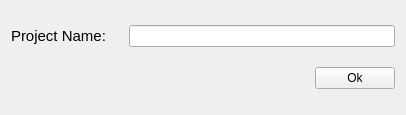
<?xml version="1.0" encoding="UTF-8"?>
<ui version="4.0">
 <class>NameForm</class>
 <widget class="QWidget" name="NameForm">
  <property name="geometry">
   <rect>
    <x>0</x>
    <y>0</y>
    <width>406</width>
    <height>115</height>
   </rect>
  </property>
  <property name="windowTitle">
   <string>Form</string>
  </property>
  <layout class="QVBoxLayout" name="verticalLayout">
   <item>
    <layout class="QHBoxLayout" name="horizontalLayout">
     <item>
      <layout class="QHBoxLayout" name="horizontalLayout_2">
       <item>
        <widget class="QLabel" name="nameLabel">
         <property name="font">
          <font>
           <pointsize>11</pointsize>
          </font>
         </property>
         <property name="text">
          <string>Project Name:    </string>
         </property>
        </widget>
       </item>
       <item>
        <widget class="QLineEdit" name="nameEdit"/>
       </item>
      </layout>
     </item>
    </layout>
   </item>
   <item>
    <layout class="QHBoxLayout" name="horizontalLayout_3">
     <item>
      <spacer name="horizontalSpacer">
       <property name="orientation">
        <enum>Qt::Horizontal</enum>
       </property>
       <property name="sizeHint" stdset="0">
        <size>
         <width>40</width>
         <height>20</height>
        </size>
       </property>
      </spacer>
     </item>
     <item>
      <widget class="QPushButton" name="confirmationButton">
       <property name="text">
        <string>Ok</string>
       </property>
      </widget>
     </item>
    </layout>
   </item>
  </layout>
 </widget>
 <resources/>
 <connections/>
</ui>
